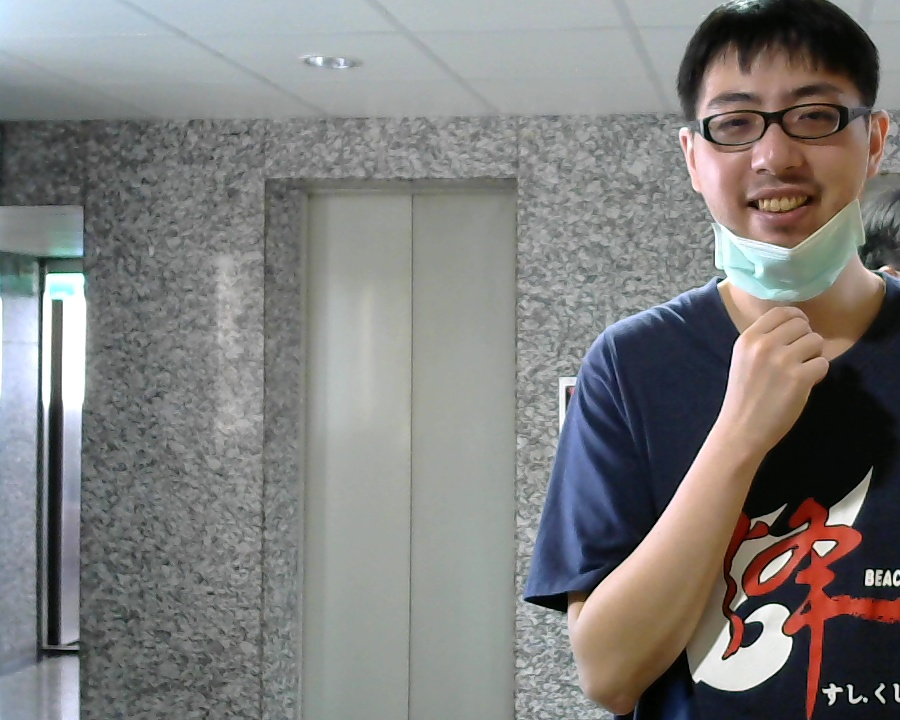
#> input picture jason.jpg, 900 x 720 px
$ python main.py
#> lines starting #> are read from the running program, lines starting #| are printed output that depends on the picture
# Java: https://github.com/Andrew-Tuen/umeyama_java/blob/master/umeyama_jama.java
# Transform Matrix: https://upload.wikimedia.org/wikipedia/commons/2/2c/2D_affine_transformation_matrix.svg
import cv2
import numpy as np
from skimage import transform as trans

# Jason's landmark in pic
lmk = np.array(
    [[739, 121], [812, 114], [774, 159], [743, 202], [815, 195]],
    dtype=np.float32)

target = np.array(
    [[38.2946, 51.6963], [73.5318, 51.5014], [56.0252, 71.7366],
     [41.5493, 92.3655], [70.7299, 92.2041]],
    dtype=np.float32)


def main():
    # 用 skimage call
    print("by skimage")
    tform = trans.SimilarityTransform()
    tform.estimate(lmk, target)
    matrix = tform.params[0:2, :]
    print(matrix)
    """
    [[ 4.73931668e-01 -2.83592859e-02 -3.07542722e+02]
     [ 2.83592859e-02  4.73931668e-01 -2.50990295e+01]]
    """

    # 用 code call
    print("by code")
    matrix = code(lmk, target)
    matrix = matrix[0:2, :]
    print(matrix)
    """
    [[ 4.73931668e-01 -2.83592859e-02 -3.07542722e+02]
     [ 2.83592859e-02  4.73931668e-01 -2.50990295e+01]]
    """

    # 將旋轉矩陣matrix 套用到圖片後的結果
    img = cv2.imread('jason.jpg')
#> img is the input picture: shape (720, 900, 3); mean B, G, R 125.2, 126.5, 127.4
    image_size = 112
    rotate_img = cv2.warpAffine(img, matrix, (image_size, image_size), borderValue=0.0)
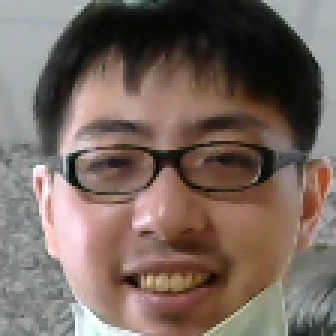
#> rotate_img: shape (112, 112, 3) (shown 3 times larger); mean B, G, R 94.9, 103.2, 119.1
    cv2.imwrite('jason-rotate.jpg', rotate_img)


def code(src, dst):
    num = src.shape[0]
    dim = src.shape[1]

    # Compute mean of src and dst.
    src_mean = src.mean(axis=0)
    dst_mean = dst.mean(axis=0)

    # Subtract mean from src and dst.
    src_demean = src - src_mean
    dst_demean = dst - dst_mean

    # Eq. (38).
    A = np.dot(dst_demean.T, src_demean / num)

    # Eq. (39).
    d = np.ones((dim,), dtype=np.double)
    if np.linalg.det(A) < 0:
        d[dim - 1] = -1

    T = np.eye(dim + 1, dtype=np.double)

    U, S, V = np.linalg.svd(A)

    # Eq. (40) and (43).
    rank = np.linalg.matrix_rank(A)
    if rank == 0:
        return np.nan * T
    elif rank == dim - 1:
        if np.linalg.det(U) * np.linalg.det(V) > 0:
            T[:dim, :dim] = np.dot(U, V)
        else:
            s = d[dim - 1]
            d[dim - 1] = -1
            T[:dim, :dim] = np.dot(np.dot(U, np.diag(d)), V)
            d[dim - 1] = s
    else:
        T[:dim, :dim] = np.dot(np.dot(U, np.diag(d)), V)

        # Eq. (41) and (42).
    scale = 1.0 / src_demean.var(axis=0).sum() * np.dot(S, d)

    T[:dim, dim] = dst_mean - scale * (np.dot(T[:dim, :dim], src_mean.T))
    T[:dim, :dim] *= scale

    return T


if __name__ == '__main__':
    main()
